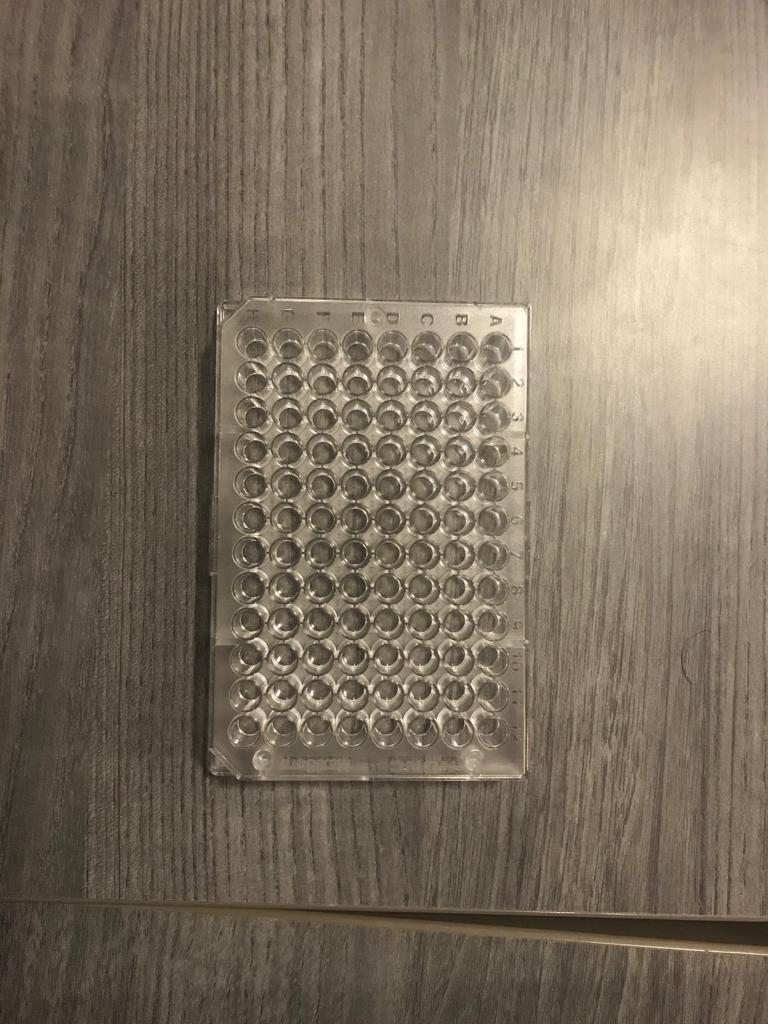
#> input picture images/1.jpeg, 768 x 1024 px
$ python locate_vials.py --image ../images/1.jpeg
#> lines starting #> are read from the running program, lines starting #| are printed output that depends on the picture; after the words box and inside, x2 and y2 are one past the last pixel; in counts of white or black regions, pixels touching at a corner belong together
import argparse, cv2, imutils
import numpy as np

'''
THINGS TO TEST:
- what is the difference between the different kinds of thresholding?
- adjusting adaptiveThreshold
- hough circles

THINGS ALREADY TRIED THAT WERE UNREALIABLE
- Using cv2.threshold with a preset threshold
    This may work well for some images, but there isn't any one optimal threshold value that produces feasable results for all images
- Using cv2.threshold with the THRESH_OTSU flag, which will use Otsu's binarization algorithm to find the optimal threshold for the image
    The thresholds used are always too high
- Inverting the image colors
    Isn't helpful
- Blurring, thresholding, and then graying the image instead of graying, blurring and then thresholding
    findContours picks up no contours on the resulting image
- Blurring, thresholding, graying, and then thresholding again
    Thresholding the second time doesn't work, no matter how low we set the threshold value
- Using adaptiveThreshold instead of threshold
    Doesn't make a difference
- Using canny edge detection to see if it makes finding contours more accurate
    Gives us more contours to work with, but overall much more inaccurate

ISSUES
- HoughCircles are the most "accurate" (even then, they're not very accurate), but return different results when the image is cropped
'''


# adapted from tutorial at https://www.pyimagesearch.com/2016/02/08/opencv-shape-detection/

# construct the argument parse and parse the arguments
ap = argparse.ArgumentParser()
ap.add_argument("-i", "--image", required=True,
	help="path to the input image")
args = vars(ap.parse_args())

# load the image and resize it to a smaller factor so that
# the shapes can be approximated better
image = cv2.imread(args["image"])
#> image is the input picture: shape (1024, 768, 3); mean B, G, R 95.3, 112.2, 125.1
resized = imutils.resize(image, width=700)
ratio = image.shape[0] / float(resized.shape[0])

'''
# use Canny edge detection to find the edges of the image
edges = cv2.Canny(resized, 100, 200)
cv2.imshow("edges", edges)

# imagem = cv2.bitwise_not(resized)
# cv2.imshow("inverted", imagem)
'''

# convert the resized image to grayscale, blur it slightly, and threshold it
gray = cv2.cvtColor(resized, cv2.COLOR_BGR2GRAY)
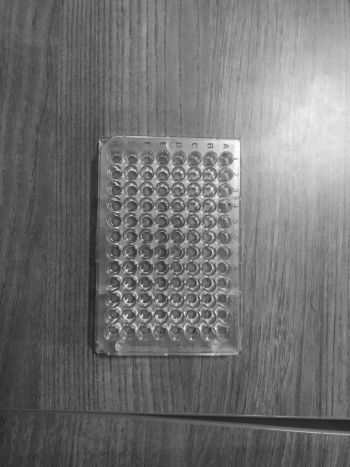
#> gray: shape (933, 700) (shown at 1/2 size); min 29, max 253, mean 114.2
gray_blur = cv2.GaussianBlur(gray, (3, 3), 0)
gray_thresh = cv2.threshold(gray_blur, 121, 255, cv2.THRESH_BINARY)[1]
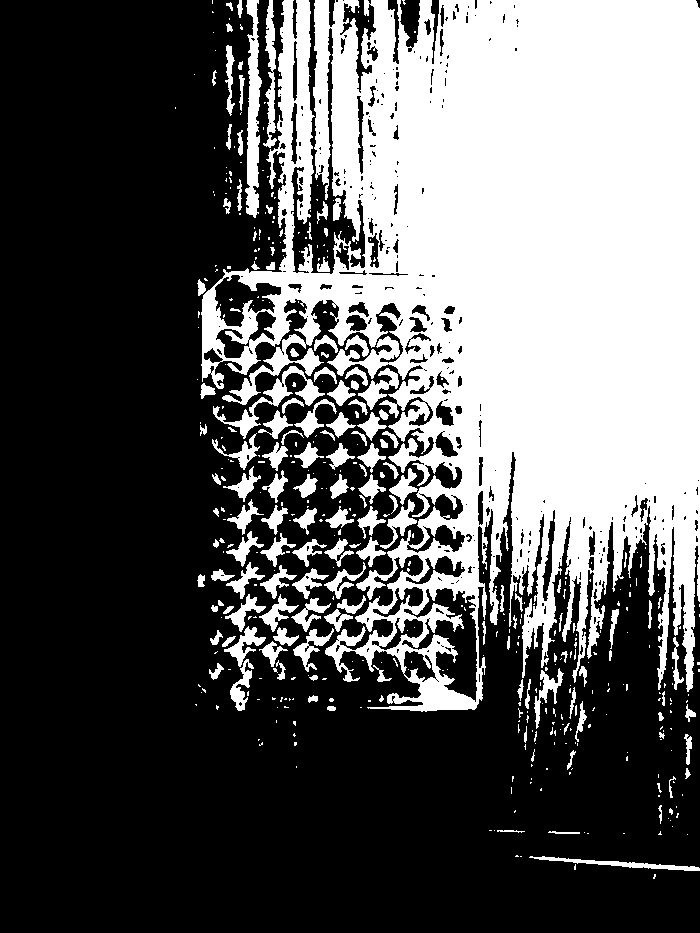
#> gray_thresh: shape (933, 700); 36.6% white; 471 white regions (322 under 20 px)
#gray_threshed = #cv2.adaptiveThreshold(gray_blur,255,cv2.ADAPTIVE_THRESH_GAUSSIAN_C,\
#            cv2.THRESH_BINARY,11,2)
# otso, gray_threshed = cv2.threshold(gray_blur,0,255,cv2.THRESH_BINARY+cv2.THRESH_OTSU)
# print(otso)
'''
# blur the resized image, blur it, threshold it, and then convert the threshold to grayscale
blurred = cv2.GaussianBlur(resized, (15, 15), 0)
thresh = cv2.threshold(blurred, 61, 255, cv2.THRESH_BINARY)[1]
thresh_gray = cv2.cvtColor(thresh, cv2.COLOR_BGR2GRAY)
rethresh = cv2.threshold(thresh_gray, 1, 255, cv2.THRESH_BINARY)[1]
'''
# for debugging:
cv2.imshow("thresh gray", gray_thresh)
# cv2.imshow("thresh color", thresh)
# cv2.imshow("thresh gray", thresh_gray)
# cv2.imshow("rethresh", rethresh)


# find contours in the thresholded image
cnts = cv2.findContours(gray_thresh.copy(), cv2.RETR_LIST,
	cv2.CHAIN_APPROX_SIMPLE)
#> cnts = 813 contours, 591 with area under 20; largest, box (x1, y1, x2, y2) and area: (201, 0, 700, 712) 220542, (401, 587, 478, 703) 3888, (214, 274, 282, 328) 2004, (245, 0, 262, 218) 1897, (213, 366, 325, 439) 1150
cnts = imutils.grab_contours(cnts)

# initialize vars to track vial contours
vials = []

# loop over the contours to find the ones with an appropriately size area, and put them into a list
for c in cnts:
	# find area of contour
	area = cv2.contourArea(c)
	if area > 0 :
		vials.append(c)
#> this loop made 813 passes
#> area on passes 3, 11, 31: 519, 30.5, 20
#> after the loop, vials = 657 contours, 435 with area under 20; largest, box (x1, y1, x2, y2) and area: (201, 0, 700, 712) 220542, (401, 587, 478, 703) 3888, (214, 274, 282, 328) 2004, (245, 0, 262, 218) 1897, (213, 366, 325, 439) 1150

# multiply the contours (x, y)-coordinates by the resize ratio,
# then draw the contours on the image
for vial in vials:
    vial = vial.astype("float")
    vial *= ratio
    vial = vial.astype("int")
    cv2.drawContours(image, [vial], -1, (0, 255, 0), 2)
#> this loop made 657 passes
#> vial on passes 4, 9, 12: [[566, 938], [565, 939], [568, 939], [567, 938]], [[565, 889], [564, 890], [564, 891], [565, 890]], [[722, 872], [722, 873], [723, 873], [723, 872]]
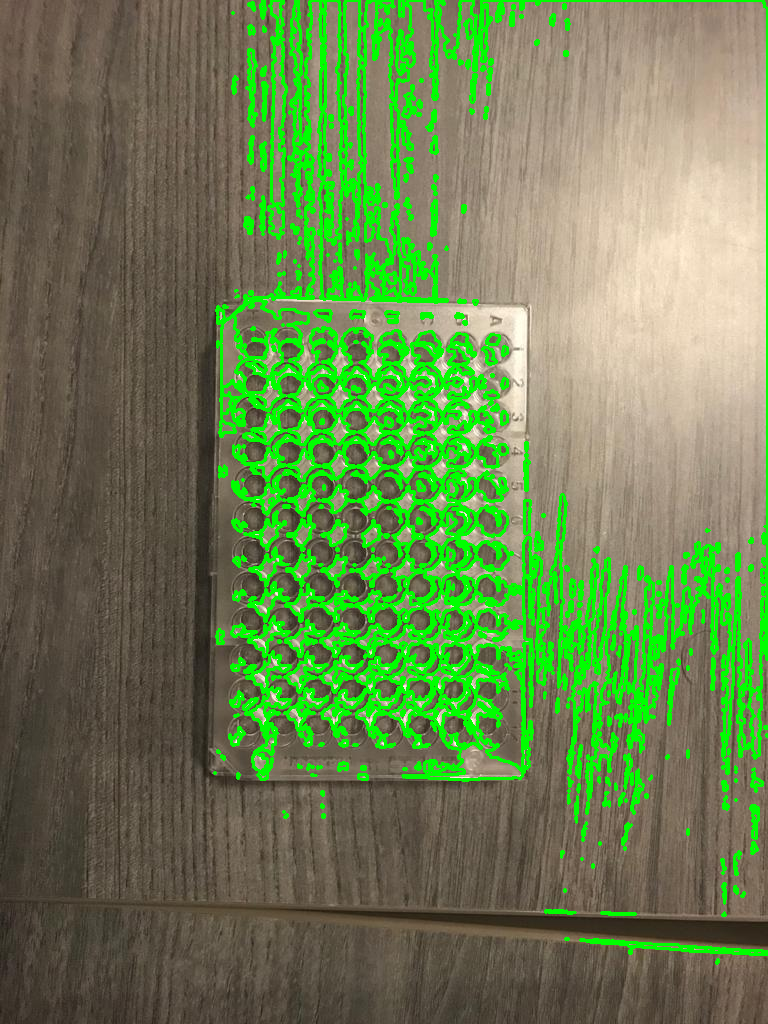
#> image: shape (1024, 768, 3); 13.82% of pixels changed, all inside (x1, y1, x2, y2) = (213, 0, 768, 965)

# show the output image
cv2.imshow("Image", imutils.resize(image, width=700))

'''
# find minimum area
# adapted from tutorial at https://hub.packtpub.com/opencv-detecting-edges-lines-shapes/
rect = cv2.minAreaRect(largestC)
# calculate coordinates of the minimum area rectangle
box = cv2.boxPoints(rect)
# normalize coordinates to integers
box = np.int0(box)
# draw contours on the image
cv2.drawContours(image, [box], 0, (0,0, 255), 3)
'''


circles = cv2.HoughCircles(gray,cv2.HOUGH_GRADIENT,1,20,
                            param1=50,param2=30,minRadius=0,maxRadius=30)
#> circles = 108 rows, first 8: [473.5, 807.5, 23.9], [441.5, 379.5, 23.9], [479.5, 519.5, 27.2], [427.5, 507.5, 21.7], [151.5, 495.5, 23.9], [259.5, 503.5, 15], [513.5, 888.5, 22.7], [148.5, 153.5, 21.7]
circles = np.uint16(np.around(circles))
#> circles = 108 rows, first 8: [474, 808, 24], [442, 380, 24], [480, 520, 27], [428, 508, 22], [152, 496, 24], [260, 504, 15], [514, 888, 23], [148, 154, 22]
for i in circles[0,:]:
    # draw the outer circle
    cv2.circle(gray,(i[0],i[1]),i[2],(0,255,0),2)
    # draw the center of the circle
    cv2.circle(gray,(i[0],i[1]),2,(0,0,255),3)
#> this loop made 108 passes
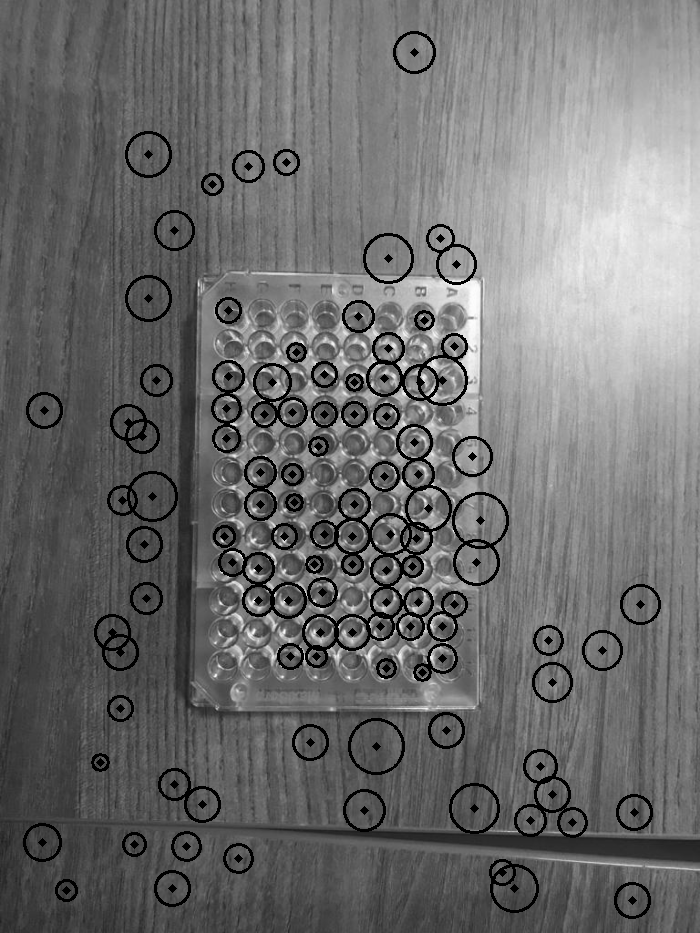
#> gray: shape (933, 700); 5.32% of pixels changed, all inside (x1, y1, x2, y2) = (23, 31, 661, 919)

cv2.imshow('detected circles', gray)
cv2.waitKey(0)
cv2.destroyAllWindows()

$ run again, on images/3.jpeg
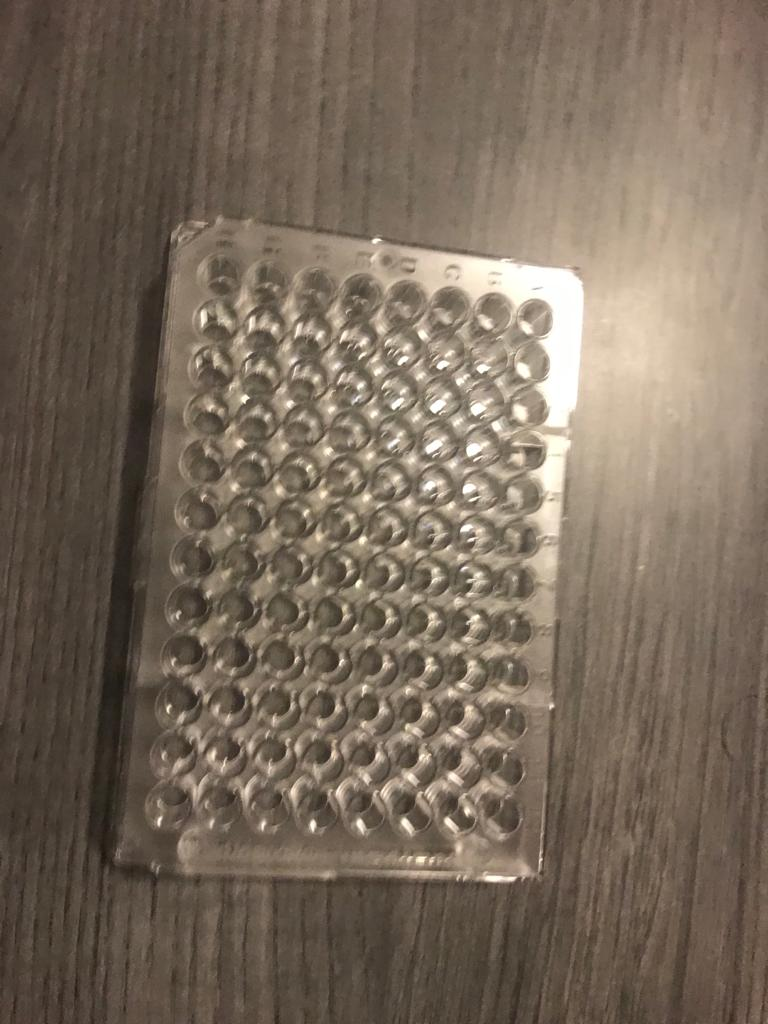
#> input picture images/3.jpeg, 768 x 1024 px
#> image is the input picture: shape (1024, 768, 3); mean B, G, R 91.5, 106.4, 120.7
#> `gray_thresh = cv2.threshold(gray_blur, 121, 255, cv2.THRESH_BINARY)[1]`:
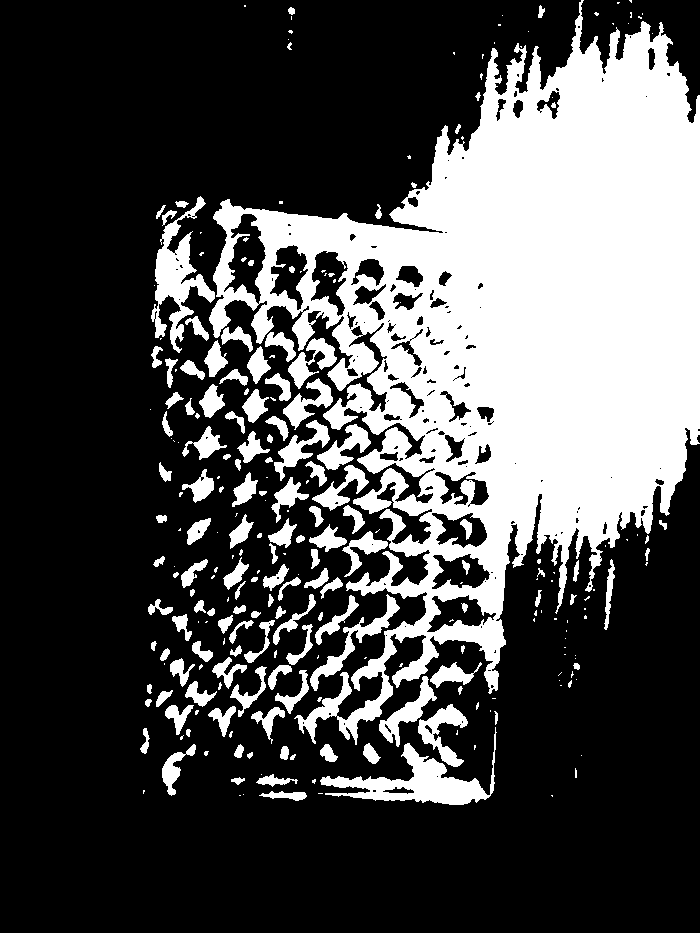
#> gray_thresh: shape (933, 700); 30.4% white; 261 white regions (123 under 20 px)
#> cnts = 431 contours, 244 with area under 20; largest, box (x1, y1, x2, y2) and area: (209, 0, 700, 745) 170282, (320, 727, 497, 805) 3846, (151, 196, 215, 353) 3044, (223, 213, 267, 305) 2108, (269, 244, 309, 311) 1451
#> the loop `for c in cnts:` made 431 passes
#> area on passes 5, 8, 10: 220, 142.5, 46
#> after the loop `for c in cnts:`: vials = 388 contours, 201 with area under 20; largest, box (x1, y1, x2, y2) and area: (209, 0, 700, 745) 170282, (320, 727, 497, 805) 3846, (151, 196, 215, 353) 3044, (223, 213, 267, 305) 2108, (269, 244, 309, 311) 1451
#> the loop `for vial in vials:` made 388 passes
#> vial on passes 1, 8, 27: [[604, 872], [605, 873], [605, 872]], [[478, 851], [479, 850], [480, 851], [479, 852]], [[503, 794], [504, 793], [505, 794], [504, 795]]
#> `circles = cv2.HoughCircles(gray,cv2.HOUGH_GRADIENT,1,20, param1=50,par..`: circles = 64 rows, first 8: [375.5, 693.5, 29.4], [381.5, 384.5, 29.4], [318.5, 393.5, 19.4], [334.5, 318.5, 23.9], [240.5, 386.5, 27.1], [257.5, 599.5, 23.9], [274.5, 430.5, 21.6], [418.5, 742.5, 19.4]
#> `circles = np.uint16(np.around(circles))`: circles = 64 rows, first 8: [376, 694, 29], [382, 384, 29], [318, 394, 19], [334, 318, 24], [240, 386, 27], [258, 600, 24], [274, 430, 22], [418, 742, 19]
#> the loop `for i in circles[0,:]:` made 64 passes
#> after the loop `for i in circles[0,:]:`:
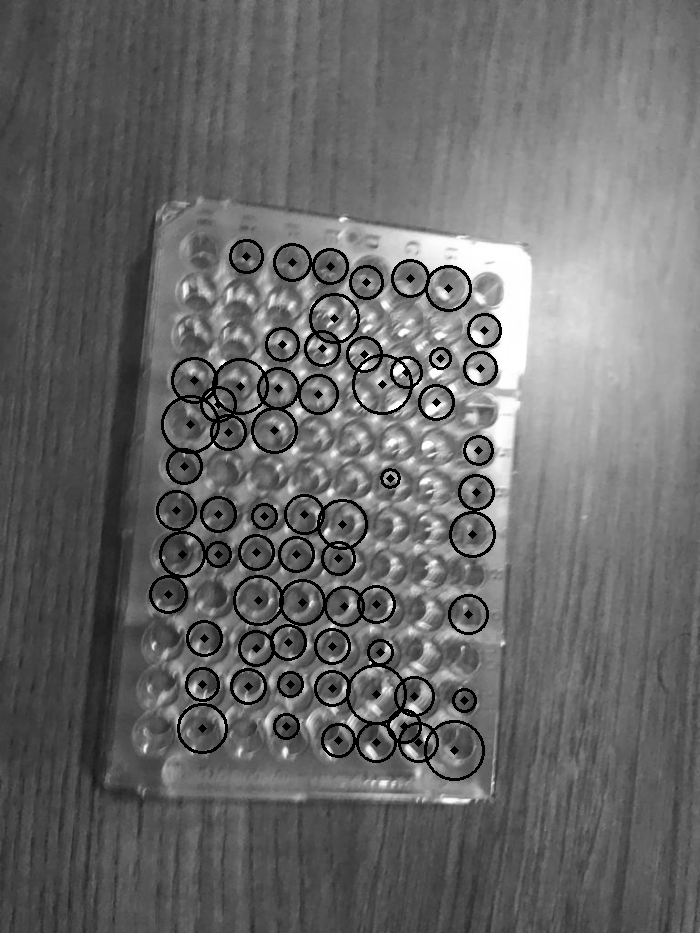
#> gray: shape (933, 700); min 0, max 255, mean 104.4

$ run again, on images/4.jpeg
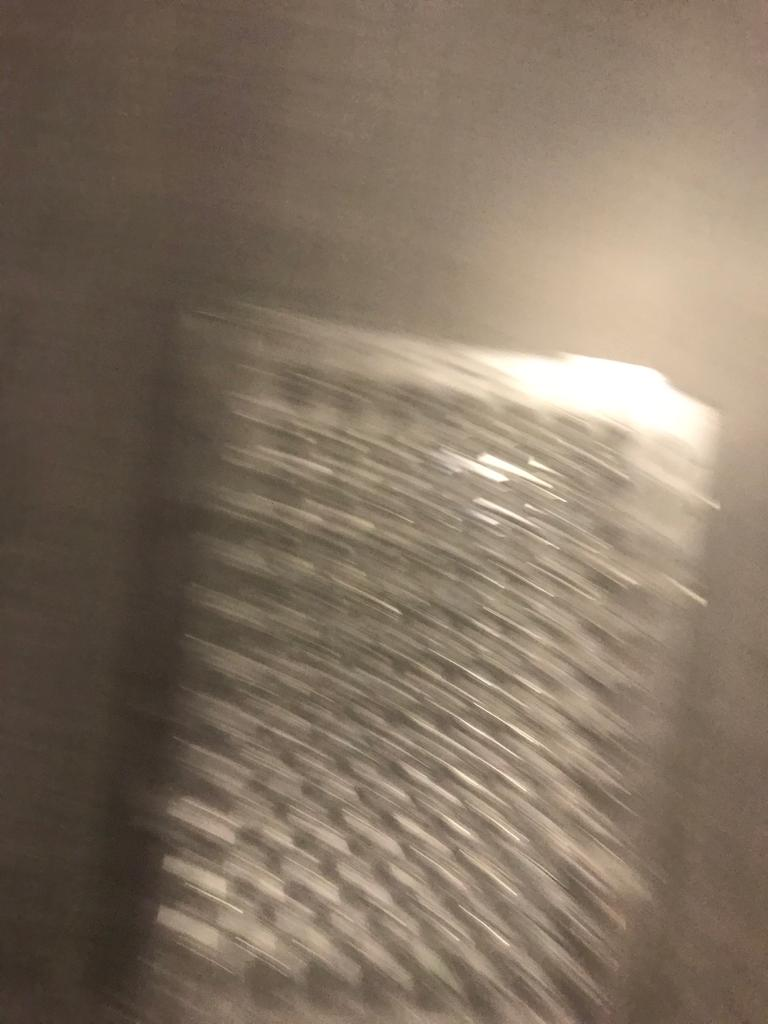
#> input picture images/4.jpeg, 768 x 1024 px
#> image is the input picture: shape (1024, 768, 3); mean B, G, R 98.8, 115.5, 131.2
#> `gray_thresh = cv2.threshold(gray_blur, 121, 255, cv2.THRESH_BINARY)[1]`:
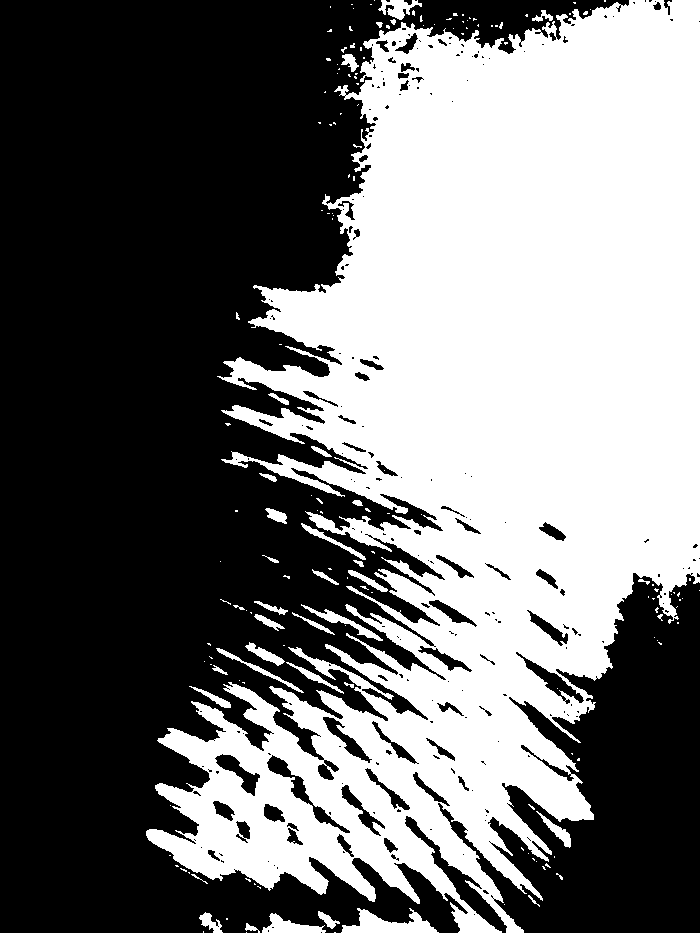
#> gray_thresh: shape (933, 700); 44.7% white; 168 white regions (131 under 20 px)
#> cnts = 440 contours, 338 with area under 20; largest, box (x1, y1, x2, y2) and area: (146, 0, 700, 933) 290286, (341, 908, 439, 933) 1125, (266, 754, 351, 834) 1028, (515, 651, 585, 704) 812, (214, 753, 261, 797) 710
#> the loop `for c in cnts:` made 440 passes
#> area on passes 7, 10, 11: 44, 554.5, 191.5
#> after the loop `for c in cnts:`: vials = 390 contours, 288 with area under 20; largest, box (x1, y1, x2, y2) and area: (146, 0, 700, 933) 290286, (341, 908, 439, 933) 1125, (266, 754, 351, 834) 1028, (515, 651, 585, 704) 812, (214, 753, 261, 797) 710
#> the loop `for vial in vials:` made 390 passes
#> vial on passes 3, 5, 6: [[238, 1016], [239, 1015], [240, 1016], [239, 1017]], [[248, 1007], [248, 1008], [249, 1008], [249, 1007]], [[519, 1003], [520, 1002], [521, 1003], [520, 1004]]
#> `circles = cv2.HoughCircles(gray,cv2.HOUGH_GRADIENT,1,20, param1=50,par..`: circles = 13 rows, first 8: [276.5, 760.5, 27.2], [538.5, 772.5, 21.7], [468.5, 792.5, 18.3], [506.5, 422.5, 19.4], [288.5, 726.5, 17.2], [316.5, 698.5, 17.2], [504.5, 625.5, 17.2], [487.5, 691.5, 16.1]
#> `circles = np.uint16(np.around(circles))`: circles = 13 rows, first 8: [276, 760, 27], [538, 772, 22], [468, 792, 18], [506, 422, 19], [288, 726, 17], [316, 698, 17], [504, 626, 17], [488, 692, 16]
#> the loop `for i in circles[0,:]:` made 13 passes
#> after the loop `for i in circles[0,:]:`:
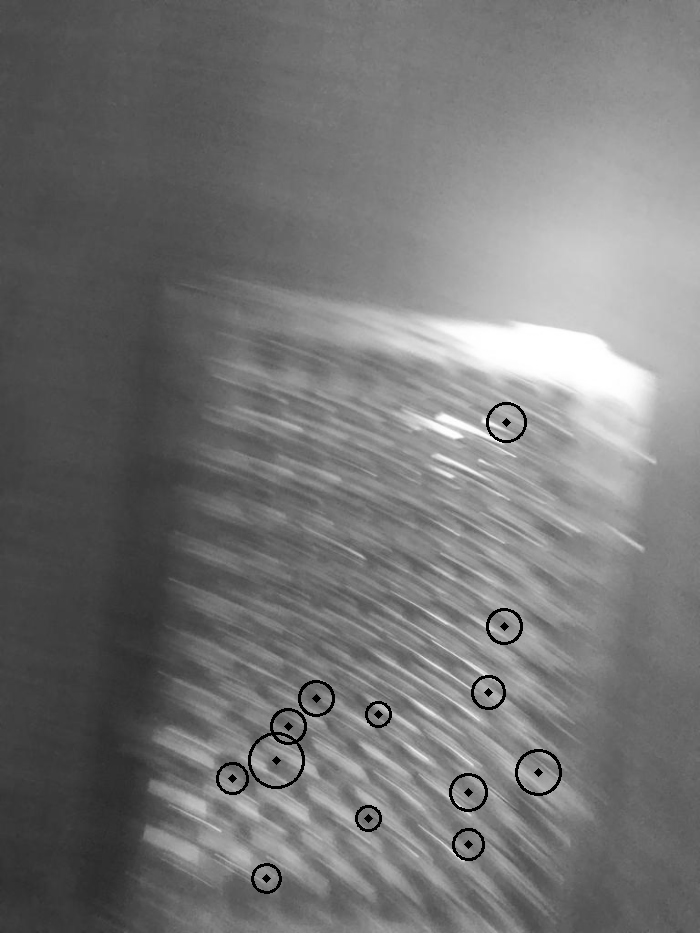
#> gray: shape (933, 700); min 0, max 255, mean 117.2
